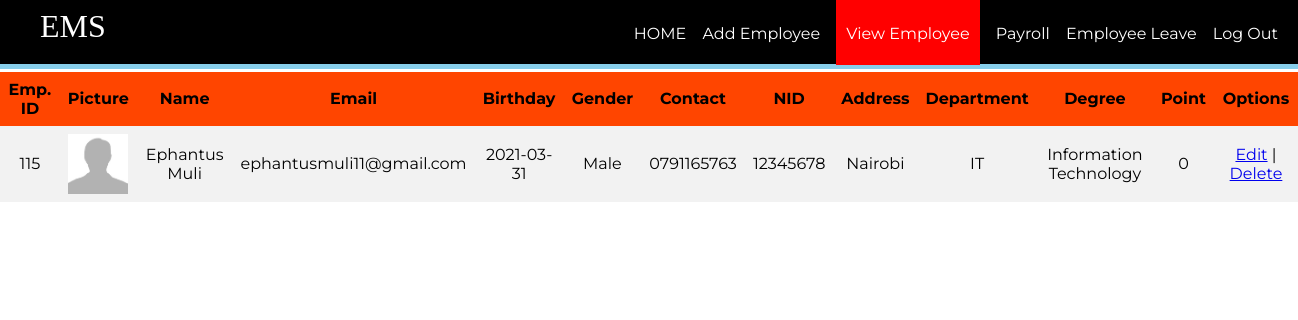
Screenshot of /employee/viewemp.php with the database file from the repository.
### tables this page shows
CREATE TABLE `rank` (
  `eid` int(11) NOT NULL,
  `points` int(11) DEFAULT '0'
);

CREATE TABLE `employee` (
  `id` int(11) NOT NULL,
  `firstName` varchar(100) NOT NULL,
  `lastName` varchar(100) NOT NULL,
  `email` varchar(100) NOT NULL,
  `password` text NOT NULL,
  `birthday` date NOT NULL,
  `gender` varchar(10) NOT NULL,
  `contact` varchar(20) NOT NULL,
  `nid` int(20) NOT NULL,
  `address` varchar(100) DEFAULT NULL,
  `dept` varchar(100) NOT NULL,
  `degree` varchar(100) NOT NULL,
  `pic` text NOT NULL
);

### employee/viewemp.php (the view, shortened to what this page needs)
<?php
require_once ('process/dbh.php');
$sql = "SELECT * from `employee` , `rank` WHERE employee.id = rank.eid";
$result = mysqli_query($conn, $sql);
?>
<html>
<head>
	<link rel="stylesheet" type="text/css" href="styleview.css">
</head>
<body>
	<header>
		<nav>
			<h1>EMS</h1>
			<ul id="navli">
				<li><a class="homeblack" href="aloginwel.php">HOME</a></li>
				<li><a class="homeblack" href="addemp.php">Add Employee</a></li>
				<li><a class="homered" href="viewemp.php">View Employee</a></li>
				<li><a class="homeblack" href="salaryemp.php">Payroll</a></li>
				<li><a class="homeblack" href="empleave.php">Employee Leave</a></li>
				<li><a class="homeblack" href="alogin.html">Log Out</a></li>
			</ul>
		</nav>
	</header>
	<div class="divider"></div>
		<table>
			<tr>
				<th align = "center">Emp. ID</th>
				<th align = "center">Picture</th>
				<th align = "center">Name</th>
				<th align = "center">Email</th>
				<th align = "center">Birthday</th>
				<th align = "center">Gender</th>
				<th align = "center">Contact</th>
				<th align = "center">NID</th>
				<th align = "center">Address</th>
				<th align = "center">Department</th>
				<th align = "center">Degree</th>
				<th align = "center">Point</th>
				<th align = "center">Options</th>
			</tr>
			<?php
				while ($employee = mysqli_fetch_assoc($result)) {
					echo "<tr>";
					echo "<td>".$employee['id']."</td>";
					echo "<td><img src='process/".$employee['pic']."' height = 60px width = 60px></td>";
					echo "<td>".$employee['firstName']." ".$employee['lastName']."</td>";
					echo "<td>".$employee['email']."</td>";
					echo "<td>".$employee['birthday']."</td>";
					echo "<td>".$employee['gender']."</td>";
					echo "<td>".$employee['contact']."</td>";
					echo "<td>".$employee['nid']."</td>";
					echo "<td>".$employee['address']."</td>";
					echo "<td>".$employee['dept']."</td>";
					echo "<td>".$employee['degree']."</td>";
					echo "<td>".$employee['points']."</td>";
					echo "<td><a href=\"edit.php?id=$employee[id]\">Edit</a> | <a href=\"delete.php?id=$employee[id]\" onClick=\"return confirm('Are you sure you want to delete?')\">Delete</a></td>";
				}
			?>
		</table>
</body>
</html>

### employee/styleview.css (style rules this page uses)
body { margin: 0px; }
header { background: black; color: white; padding: 8px 20px 6px 40px; height: 50px; }
header h1 { display: inline; font-family: 'Times New Roman'; font-weight: 400; font-size: 32px; float: left; margin-top: 0px; margin-right: 10px; }
nav ul { display: inline; padding: 0px; float: right; }
nav ul li { display: inline-block; list-style-type: none; color: white; float: none; margin-left: 12px; }
nav ul li a { color: white; text-decoration: none; }
#navli { font-family: 'Montserrat', sans-serif; }
.homered { background-color: red; padding: 30px 10px 22px 10px; }
.divider { background-color: skyblue; height: 5px; }
table { margin: 0px; border-collapse: collapse; width: 100%; font-family: 'Montserrat', sans-serif; }
th, td { text-align: center; padding: 8px; }
tr:nth-child(even) { background-color: #f2f2f2 }
th { background-color: orangered; color: black; }

### rows the page displays
rank: eid "115", eid.pic (picture), eid.firstName "Ephantus", eid.lastName "Muli", eid.email "ephantusmuli11@gmail.com", eid.birthday "2021-03-31", eid.gender "Male", eid.contact "0791165763", eid.nid "12345678", eid.address "Nairobi", eid.dept "IT", eid.degree "Information Technology", points "0"
